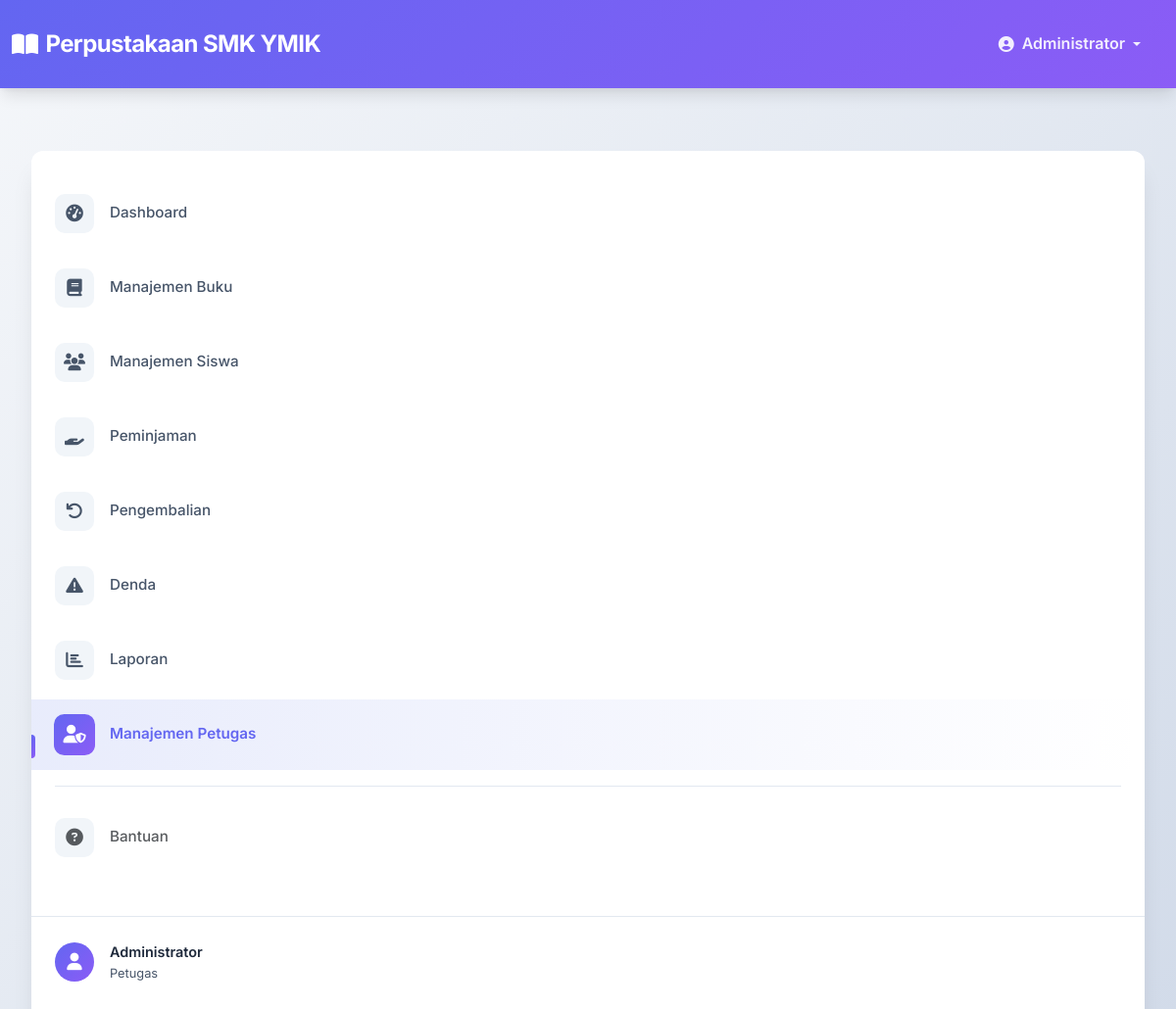
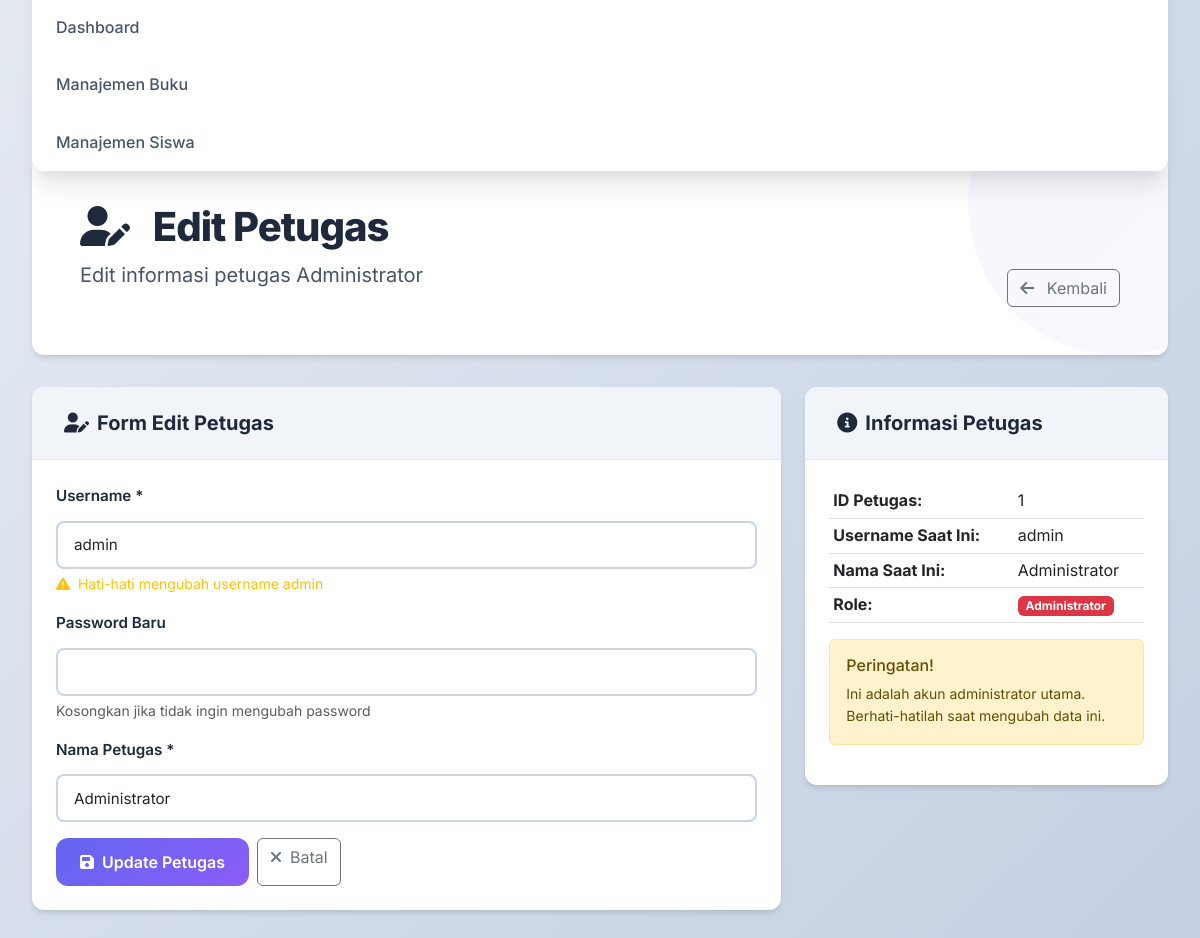
Page /petugas/edit.php?id=1 (signed in) on the committed database (2 pictures, top to bottom).
### tables this page shows
CREATE TABLE petugas (
    id_petugas INT AUTO_INCREMENT PRIMARY KEY,
    username VARCHAR(50) UNIQUE NOT NULL,
    password VARCHAR(255) NOT NULL,
    nama_petugas VARCHAR(100) NOT NULL
);

### petugas/edit.php (the view, shortened to what this page needs)
<?php
$db = new Database();
$conn = $db->getConnection();
$id = $_GET['id'] ?? 0;
$stmt = $conn->prepare("SELECT * FROM petugas WHERE id_petugas = ?");
$stmt->bind_param("i", $id);
$stmt->execute();
$result = $stmt->get_result();
$petugas = $result->fetch_assoc();
?>
<!DOCTYPE html>
<html lang="id">
<head>
    <link href="https://cdn.jsdelivr.net/npm/bootstrap@5.3.0/dist/css/bootstrap.min.css" rel="stylesheet">
    <link href="https://cdnjs.cloudflare.com/ajax/libs/font-awesome/6.4.0/css/all.min.css" rel="stylesheet">
    <link href="../assets/css/style.css" rel="stylesheet">
</head>
<body class="modern-body">
    <?php include '../includes/navbar.php'; ?>
    <div class="dashboard-container">
        <div class="dashboard-sidebar">
            <?php include '../includes/sidebar.php'; ?>
        </div>
        <main class="dashboard-main">
            <div class="welcome-header">
                <div class="welcome-content">
                    <div class="welcome-text">
                        <h1 class="welcome-title">
                            <i class="fas fa-user-edit me-3"></i>
                            Edit Petugas
                        </h1>
                        <p class="welcome-subtitle">
                            Edit informasi petugas <?= htmlspecialchars($petugas['nama_petugas']) ?>
                        </p>
                    </div>
                    <div class="welcome-actions">
                        <a href="index.php" class="btn btn-outline-secondary">
                            <i class="fas fa-arrow-left me-2"></i>
                            Kembali
                        </a>
                    </div>
                </div>
            </div>
            <div class="row">
                <div class="col-lg-8">
                    <div class="data-table-container">
                        <div class="table-header">
                            <h3 class="table-title">
                                <i class="fas fa-user-edit me-2"></i>
                                Form Edit Petugas
                            </h3>
                        </div>
                        <div class="p-4">
                            <form method="POST">
                                <div class="mb-3">
                                    <label for="username" class="form-label">Username *</label>
                                    <input type="text" class="form-control" id="username" name="username" value="<?= htmlspecialchars($petugas['username']) ?>" required>
                                    <?php if ($petugas['username'] == 'admin'): ?>
                                        <div class="form-text text-warning">
                                            <i class="fas fa-exclamation-triangle me-1"></i>
                                            Hati-hati mengubah username admin
                                        </div>
                                    <?php endif; ?>
                                </div>
                                <div class="mb-3">
                                    <label for="password" class="form-label">Password Baru</label>
                                    <input type="password" class="form-control" id="password" name="password">
                                    <div class="form-text">Kosongkan jika tidak ingin mengubah password</div>
                                </div>
                                <div class="mb-3">
                                    <label for="nama_petugas" class="form-label">Nama Petugas *</label>
                                    <input type="text" class="form-control" id="nama_petugas" name="nama_petugas" value="<?= htmlspecialchars($petugas['nama_petugas']) ?>" required>
                                </div>
                                <div class="d-flex gap-2">
                                    <button type="submit" class="btn btn-primary-custom">
                                        <i class="fas fa-save me-2"></i>Update Petugas
                                    </button>
                                    <a href="index.php" class="btn btn-outline-secondary">
                                        <i class="fas fa-times me-2"></i>Batal
                                    </a>
                                </div>
                            </form>
                        </div>
                    </div>
                </div>
                <div class="col-lg-4">
                    <div class="data-table-container">
                        <div class="table-header">
                            <h3 class="table-title">
                                <i class="fas fa-info-circle me-2"></i>
                                Informasi Petugas
                            </h3>
                        </div>
                        <div class="p-4">
                            <table class="table table-sm">
                                <tr>
                                    <td><strong>ID Petugas:</strong></td>
                                    <td><?= $petugas['id_petugas'] ?></td>
                                </tr>
                                <tr>
                                    <td><strong>Username Saat Ini:</strong></td>
                                    <td><?= htmlspecialchars($petugas['username']) ?></td>
                                </tr>
                                <tr>
                                    <td><strong>Nama Saat Ini:</strong></td>
                                    <td><?= htmlspecialchars($petugas['nama_petugas']) ?></td>
                                </tr>
                                <tr>
                                    <td><strong>Role:</strong></td>
                                    <td>
                                        <?php if ($petugas['username'] == 'admin'): ?>
                                            <span class="badge bg-danger">Administrator</span>
                                        <?php else: ?>
                                            <span class="badge bg-primary">Petugas</span>
                                        <?php endif; ?>
                                    </td>
                                </tr>
                            </table>
                            <?php if ($petugas['username'] == 'admin'): ?>
                            <div class="alert alert-warning">
                                <h6 class="alert-heading">Peringatan!</h6>
                                <p class="mb-0 small">
                                    Ini adalah akun administrator utama. Berhati-hatilah saat mengubah data ini.
                                </p>
                            </div>
                            <?php endif; ?>
                        </div>
                    </div>
                </div>
            </div>
        </main>
    </div>
</body>
</html>

### assets/css/style.css (style rules this page uses)
:root { --primary-color: #6366f1; --secondary-color: #8b5cf6; --success-color: #10b981; --warning-color: #f59e0b; --danger-color: #ef4444; --info-color: #3b82f6; --light-color: #f8fafc; --dark-color: #1e293b; --gray-100: #f1f5f9; --gray-200: #e2e8f0; --gray-300: #cbd5e1; --gray-400: #94a3b8; --gray-500: #64748b; --gray-600: #475569; --gray-700: #334155; --gray-800: #1e293b; --gray-900: #0f172a; --white: #ffffff; --border-radius: 8px; --border-radius-lg: 12px; --shadow-sm: 0 1px 2px 0 rgba(0, 0, 0, 0.05); --shadow-md: 0 4px 6px -1px rgba(0, 0, 0, 0.1), 0 2px 4px -1px rgba(0, 0, 0, 0.06); --shadow-lg: 0 10px 15px -3px rgba(0, 0, 0, 0.1), 0 4px 6px -2px rgba(0, 0, 0, 0.05); --shadow-xl: 0 20px 25px -5px rgba(0, 0, 0, 0.1), 0 10px 10px -5px rgba(0, 0, 0, 0.04); --gradient-primary: linear-gradient(135deg, #6366f1 0%, #8b5cf6 100%); --gradient-success: linear-gradient(135deg, #10b981 0%, #059669 100%); --gradient-warning: linear-gradient(135deg, #f59e0b 0%, #d97706 100%); --gradient-danger: linear-gradient(135deg, #ef4444 0%, #dc2626 100%); --gradient-info: linear-gradient(135deg, #3b82f6 0%, #2563eb 100%); }
* { margin: 0; padding: 0; box-sizing: border-box; }
body.modern-body { font-family: 'Inter', -apple-system, BlinkMacSystemFont, sans-serif; background: linear-gradient(135deg, #f5f7fa 0%, #c3cfe2 100%); background-attachment: fixed; min-height: 100vh; color: var(--dark-color); line-height: 1.6; }
.dashboard-container { display: flex; min-height: calc(100vh - 76px); gap: 2rem; padding: 2rem; position: relative; z-index: 1; }
.dashboard-sidebar { width: 280px; flex-shrink: 0; }
.dashboard-main { flex: 1; min-width: 0; }
.welcome-header { background: var(--white); border-radius: var(--border-radius-lg); padding: 3rem; margin-bottom: 2rem; box-shadow: var(--shadow-md); position: relative; overflow: hidden; }
.welcome-header::before { content: ''; position: absolute; top: 0; right: 0; width: 300px; height: 300px; background: var(--gradient-primary); opacity: 0.05; border-radius: 50%; transform: translate(100px, -100px); }
.welcome-content { display: flex; justify-content: space-between; align-items: flex-end; position: relative; z-index: 1; }
.welcome-title { font-size: 2.5rem; font-weight: 800; color: var(--dark-color); margin-bottom: 0.5rem; letter-spacing: -0.025em; }
.welcome-subtitle { font-size: 1.25rem; color: var(--gray-600); margin-bottom: 1rem; }
.welcome-actions { display: flex; gap: 1rem; }
.btn-primary-custom { background: var(--gradient-primary); border: none; color: white; font-weight: 600; padding: 0.75rem 1.5rem; border-radius: 12px; transition: all 0.3s ease; }
.data-table-container { background: var(--white); border-radius: var(--border-radius-lg); box-shadow: var(--shadow-md); overflow: hidden; margin-bottom: 2rem; }
.table-header { background: var(--gray-100); padding: 1.5rem 2rem; border-bottom: 1px solid var(--gray-200); display: flex; justify-content: space-between; align-items: center; }
.table-title { font-size: 1.25rem; font-weight: 700; color: var(--dark-color); margin: 0; display: flex; align-items: center; }
.form-label { font-weight: 600; color: var(--dark-color); margin-bottom: 0.75rem; display: flex; align-items: center; font-size: 0.95rem; }
.form-control, .form-select { height: 48px; border: 2px solid var(--gray-300); border-radius: var(--border-radius); padding: 0.75rem 1rem; font-size: 0.95rem; transition: all 0.3s ease; }
@media (max-width: 1200px) { .dashboard-container { flex-direction: column; gap: 1rem; } }
@media (max-width: 1200px) { .dashboard-sidebar { width: 100%; position: relative; top: 0; } }

### rows in the picture
petugas: nama_petugas "Administrator", username "admin", id_petugas "1"

### other values in the picture
$_SESSION['nama_petugas'] "Administrator"
